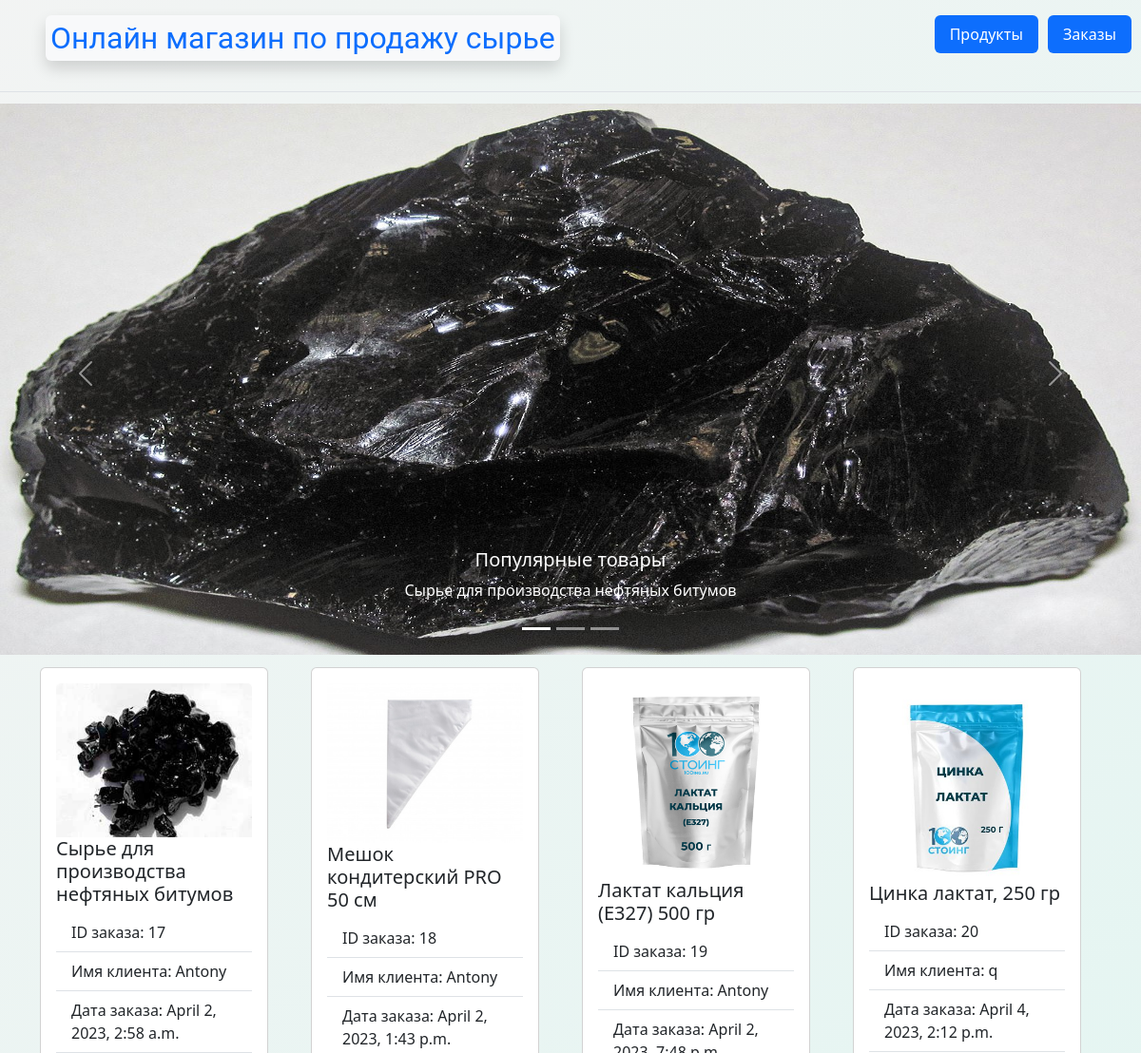
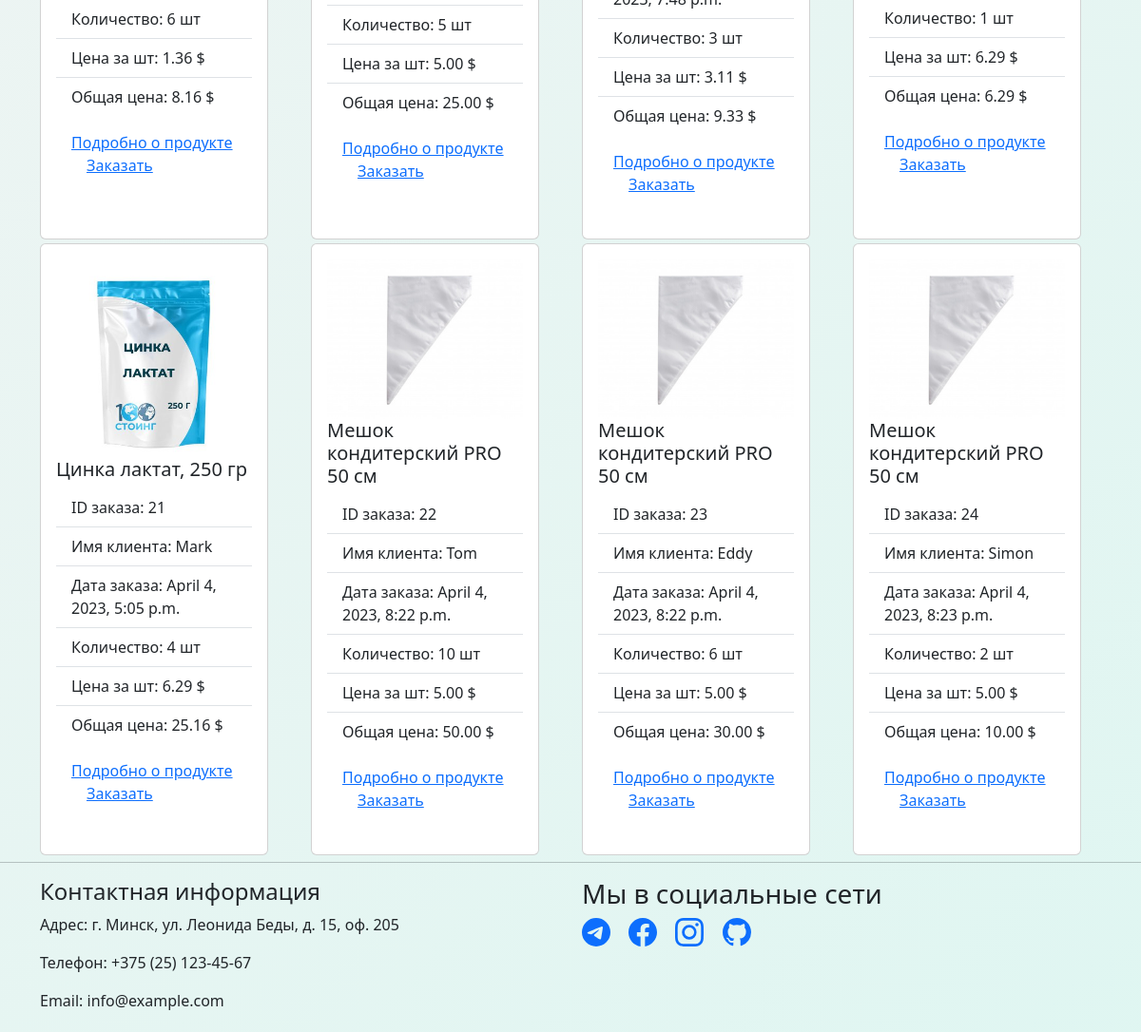
Page /orders_list on the committed database (2 pictures, top to bottom).
### app/models.py (models this page shows, shortened)
class OrderProduct(models.Model):
    order = models.ForeignKey(Order, on_delete=models.CASCADE, related_name='order_products')
    product = models.ForeignKey(Product, on_delete=models.CASCADE, related_name='order_products')
    quantity = models.PositiveIntegerField()
    price = models.DecimalField(max_digits=10, decimal_places=2, null=True)
    def get_total_price(self):
        if self.price is None:
            return None
        return self.quantity * self.price
    class Meta:
        unique_together = ('order', 'product')

class Product(models.Model):
    name = models.CharField(max_length=255)
    description = models.TextField()
    price = models.DecimalField(max_digits=10, decimal_places=2)
    quantity = models.PositiveIntegerField()
    product_image = models.ImageField()
    class Meta:
        verbose_name = 'Продукт'
        verbose_name_plural = 'Продукты'

class Order(models.Model):
    date_ordered = models.DateTimeField(auto_now_add=True)
    name = models.CharField(max_length=255)
    email = models.EmailField()
    phone = models.CharField(max_length=20)
    address = models.CharField(max_length=255)
    products = models.ManyToManyField(Product, through='OrderProduct', through_fields=('order', 'product'), related_name='orders')
    class Meta:
        verbose_name = 'Заказ'
        verbose_name_plural = 'Заказы'

### app/views.py (the view)
# urls.py: path('orders_list', views.order_list, name='order_list'),
def order_list(request):
    orders_list = Order.objects.all()
    order_product_list = OrderProduct.objects.all()
    return render(request, 'app/orders_list.html',
                  {'orders_list': orders_list, 'order_product_list': order_product_list})

### app/templates/app/orders_list.html
{% extends './index.html' %}
{%load static%}
{%block main%}
<div class="container">
    <div class="row">
        {% for order in orders_list %}
        <div class="col-md-3 mb-1">
            <div class="card h-100" style="width: 15rem; margin-top: 5%;">
            {% for item in order.order_products.all %}
                <div class="card-body">
                    <img src="{{ item.product.product_image.url }}" class="card-img-top" alt="...">
                    <h5 class="card-title">{{ item.product.name }}</h5>
                    <ul class="list-group list-group-flush">
                        <li class="list-group-item">ID заказа: {{ order.id }}</li>
                        <li class="list-group-item">Имя клиента: {{ order.name }}</li>
                        <li class="list-group-item">Дата заказа: {{ order.date_ordered }}</li>
                        <li class="list-group-item">Количество: {{ item.quantity }} шт</li>
                        <li class="list-group-item">Цена за шт: {{ item.price }} $</li>
                        <li class="list-group-item">Общая цена: {{ item.get_total_price }} $</li>
                    </ul>
                    <div class="card-body">
                        <a href="{% url 'app:product_detail' item.product.id %}" class="card-link">Подробно о
                            продукте</a>
                        <a href="{% url 'app:create_order' %}" class="card-link">Заказать</a>
                    </div>
                </div>
            </div>
            {% endfor %}
        </div>
        {% endfor %}
    </div>
</div>
{%endblock%}

### rows in the picture
Order: id "17", name "Antony", date_ordered "April 2, 2023, 2:58 a.m."
OrderProduct: product.product_image (picture), product.name "Сырье для производства нефтяных битумов", quantity "6", price "1.36", get_total_price "8.16"
Order: id "18", name "Antony", date_ordered "April 2, 2023, 1:43 p.m."
OrderProduct: product.product_image (picture), product.name "Мешок кондитерский PRO 50 см", quantity "5", price "5.00", get_total_price "25.00"
Order: id "19", name "Antony", date_ordered "April 2, 2023, 7:48 p.m."
OrderProduct: product.product_image (picture), product.name "Лактат кальция (Е327) 500 гр", quantity "3", price "3.11", get_total_price "9.33"
Order: id "20", name "q", date_ordered "April 4, 2023, 2:12 p.m."
OrderProduct: product.product_image (picture), product.name "Цинка лактат, 250 гр", quantity "1", price "6.29", get_total_price "6.29"
Order: id "21", name "Mark", date_ordered "April 4, 2023, 5:05 p.m."
OrderProduct: product.product_image (picture), product.name "Цинка лактат, 250 гр", quantity "4", price "6.29", get_total_price "25.16"
Order: id "22", name "Tom", date_ordered "April 4, 2023, 8:22 p.m."
OrderProduct: product.product_image (picture), product.name "Мешок кондитерский PRO 50 см", quantity "10", price "5.00", get_total_price "50.00"
Order: id "23", name "Eddy", date_ordered "April 4, 2023, 8:22 p.m."
OrderProduct: product.product_image (picture), product.name "Мешок кондитерский PRO 50 см", quantity "6", price "5.00", get_total_price "30.00"
Order: id "24", name "Simon", date_ordered "April 4, 2023, 8:23 p.m."
OrderProduct: product.product_image (picture), product.name "Мешок кондитерский PRO 50 см", quantity "2", price "5.00", get_total_price "10.00"
